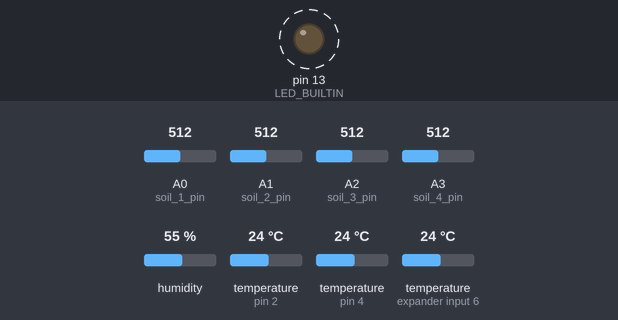
Recording of a sketch running on a simulated Arduino Uno, built with avr-gcc and run on an emulated ATmega328P. On the bench: output pins drawn as LEDs (lit = HIGH). Dashed ring = blinking. The inputs (shaded band) are chosen by the test bench; at power-on: A0 (soil_1_pin) = 512, A1 (soil_2_pin) = 512, A2 (soil_3_pin) = 512, A3 (soil_4_pin) = 512, humidity 55 %, temperature (sensors on pin 2, pin 4, expander input 6) 24 °C. What the sketch prints to the serial monitor is not drawn.

Above: at 0.4 s.
Timing chart, 0 to 3.0 s (numbered marks = the images above):
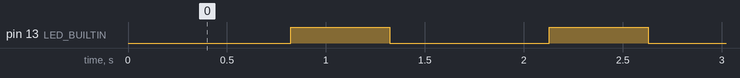

Measured:
- by itself, pin 13 (LED_BUILTIN): alternates HIGH for 0.50 s and LOW for 0.81 s

The sketch:

sketch.ino
```cpp
#include <stdio.h>
#include <stdlib.h>
#include <dht11.h>
#include <OneWire.h>
#include "DallasTemperature.h"

int soil_1_pin = 0;
int soil_2_pin = 1;
int soil_3_pin = 2;
int soil_4_pin = 3;
int soil_1_val = 1024;
int soil_2_val = 1024;
int soil_3_val = 1024;
int soil_4_val = 1024;

dht11 DHT11;
int dht11_pin = 4;
char dht11_temp[10] = {0};
char dht11_humid[10] = {0};

int ds18b20_pin = 2;
OneWire one_wire(ds18b20_pin);
DallasTemperature sensors(&one_wire);
char ds_1_temp[10] = {0};
char ds_2_temp[10] = {0};

char package[200] = {0};

// Reads the capacitive soil sensors
void read_soil_sensors() {
  soil_1_val = analogRead(soil_1_pin);
  soil_2_val = analogRead(soil_2_pin);
  soil_3_val = analogRead(soil_3_pin);
  soil_4_val = analogRead(soil_4_pin);
}

// Reads the DHT11 for the temperature and humidity readings
void read_dht11() {
  DHT11.read(dht11_pin);
  float t = (float)DHT11.temperature;
  float h = (float)DHT11.humidity;
  dtostrf(t, 3, 1, dht11_temp);
  dtostrf(h, 3, 1, dht11_humid);
}

// Reads the one wire ds18b20 devices for temperature
void read_ds18b20() {
  sensors.requestTemperatures();
  float v1 = sensors.getTempCByIndex(0);
  float v2 = sensors.getTempCByIndex(1);
  dtostrf(v1, 6, 3, ds_1_temp);
  dtostrf(v2, 6, 3, ds_2_temp);
}

// Populates and prints the serial message
void print_serial_package() {
  sprintf(
    package, "{\"soil\":[%d,%d,%d,%d],\"temp\":[%s,%s],\"humid\":[%s,%s]}",
    soil_1_val, soil_2_val, soil_3_val, soil_4_val,
    ds_1_temp, ds_2_temp,
    dht11_humid, dht11_temp
  );
  Serial.println(package);
}

void blink(int ms) {
  digitalWrite(LED_BUILTIN, HIGH);
  delay(ms);
  digitalWrite(LED_BUILTIN, LOW);
}

void setup() {
  sensors.begin();
  pinMode(LED_BUILTIN, OUTPUT);
  Serial.begin(9600);
}

void loop() {
  read_soil_sensors();
  read_dht11();
  read_ds18b20();
  print_serial_package();
  blink(500);
}
```
